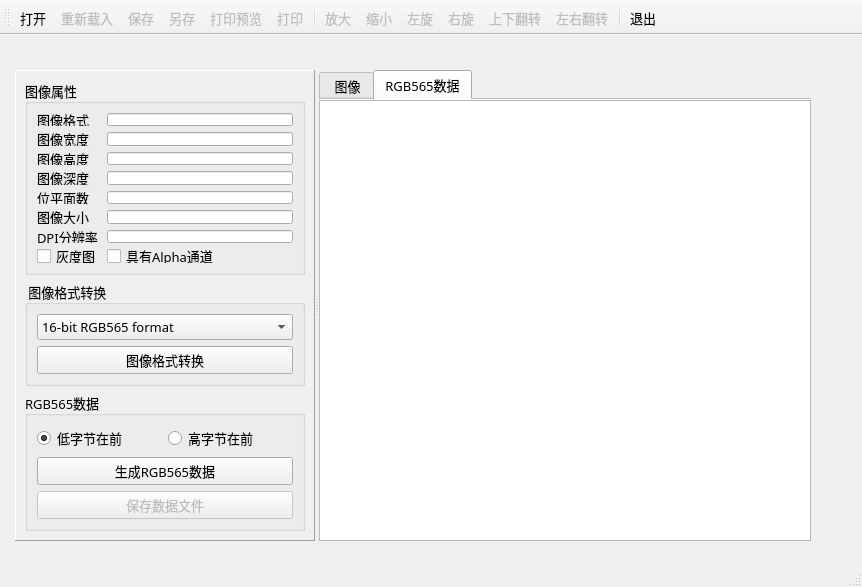
<?xml version="1.0" encoding="UTF-8"?>
<ui version="4.0">
 <class>MainWindow</class>
 <widget class="QMainWindow" name="MainWindow">
  <property name="geometry">
   <rect>
    <x>0</x>
    <y>0</y>
    <width>862</width>
    <height>587</height>
   </rect>
  </property>
  <property name="font">
   <font>
    <family>宋体</family>
    <pointsize>10</pointsize>
   </font>
  </property>
  <property name="windowTitle">
   <string>用QIamge进行图像处理</string>
  </property>
  <property name="iconSize">
   <size>
    <width>16</width>
    <height>16</height>
   </size>
  </property>
  <widget class="QWidget" name="centralwidget">
   <widget class="QSplitter" name="splitter">
    <property name="geometry">
     <rect>
      <x>15</x>
      <y>35</y>
      <width>796</width>
      <height>471</height>
     </rect>
    </property>
    <property name="orientation">
     <enum>Qt::Horizontal</enum>
    </property>
    <widget class="QFrame" name="frameLeft">
     <property name="enabled">
      <bool>true</bool>
     </property>
     <property name="maximumSize">
      <size>
       <width>300</width>
       <height>16777215</height>
      </size>
     </property>
     <property name="frameShape">
      <enum>QFrame::Panel</enum>
     </property>
     <property name="frameShadow">
      <enum>QFrame::Raised</enum>
     </property>
     <layout class="QVBoxLayout" name="verticalLayout_6">
      <item>
       <widget class="QGroupBox" name="groupBox">
        <property name="title">
         <string>图像属性</string>
        </property>
        <layout class="QFormLayout" name="formLayout_2">
         <item row="0" column="0">
          <widget class="QLabel" name="label_2">
           <property name="text">
            <string>图像格式</string>
           </property>
          </widget>
         </item>
         <item row="0" column="1">
          <widget class="QLineEdit" name="editImg_Format">
           <property name="readOnly">
            <bool>true</bool>
           </property>
          </widget>
         </item>
         <item row="1" column="0">
          <widget class="QLabel" name="label_3">
           <property name="text">
            <string>图像宽度</string>
           </property>
          </widget>
         </item>
         <item row="1" column="1">
          <widget class="QLineEdit" name="editImg_Width">
           <property name="readOnly">
            <bool>true</bool>
           </property>
          </widget>
         </item>
         <item row="2" column="0">
          <widget class="QLabel" name="label_4">
           <property name="text">
            <string>图像高度</string>
           </property>
          </widget>
         </item>
         <item row="2" column="1">
          <widget class="QLineEdit" name="editImg_Height">
           <property name="readOnly">
            <bool>true</bool>
           </property>
          </widget>
         </item>
         <item row="3" column="0">
          <widget class="QLabel" name="label_5">
           <property name="text">
            <string>图像深度</string>
           </property>
          </widget>
         </item>
         <item row="3" column="1">
          <widget class="QLineEdit" name="editImg_Depth">
           <property name="readOnly">
            <bool>true</bool>
           </property>
          </widget>
         </item>
         <item row="4" column="0">
          <widget class="QLabel" name="label_6">
           <property name="toolTip">
            <string>bitPlaneCount</string>
           </property>
           <property name="text">
            <string>位平面数</string>
           </property>
          </widget>
         </item>
         <item row="4" column="1">
          <widget class="QLineEdit" name="editImg_BitPlane">
           <property name="readOnly">
            <bool>true</bool>
           </property>
          </widget>
         </item>
         <item row="5" column="0">
          <widget class="QLabel" name="label">
           <property name="text">
            <string>图像大小</string>
           </property>
          </widget>
         </item>
         <item row="5" column="1">
          <widget class="QLineEdit" name="editImg_SizeByte">
           <property name="readOnly">
            <bool>true</bool>
           </property>
          </widget>
         </item>
         <item row="7" column="0">
          <widget class="QCheckBox" name="chkBox_GrayScale">
           <property name="enabled">
            <bool>true</bool>
           </property>
           <property name="text">
            <string>灰度图</string>
           </property>
          </widget>
         </item>
         <item row="7" column="1">
          <widget class="QCheckBox" name="chkBox_Alpha">
           <property name="text">
            <string>具有Alpha通道</string>
           </property>
          </widget>
         </item>
         <item row="6" column="1">
          <widget class="QLineEdit" name="editImg_DPM"/>
         </item>
         <item row="6" column="0">
          <widget class="QLabel" name="label_7">
           <property name="text">
            <string>DPI分辨率</string>
           </property>
          </widget>
         </item>
        </layout>
       </widget>
      </item>
      <item>
       <widget class="QGroupBox" name="groupBox_2">
        <property name="title">
         <string> 图像格式转换</string>
        </property>
        <layout class="QVBoxLayout" name="verticalLayout_5">
         <item>
          <widget class="QComboBox" name="comboFormat">
           <item>
            <property name="text">
             <string>16-bit RGB565 format</string>
            </property>
           </item>
           <item>
            <property name="text">
             <string>24-bit RGB888 format</string>
            </property>
           </item>
           <item>
            <property name="text">
             <string>32-bit RGB format</string>
            </property>
           </item>
           <item>
            <property name="text">
             <string>8-bit grayscale format</string>
            </property>
           </item>
           <item>
            <property name="text">
             <string>16-bit grayscale format</string>
            </property>
           </item>
           <item>
            <property name="text">
             <string>8-bit indexes into a colormap</string>
            </property>
           </item>
          </widget>
         </item>
         <item>
          <widget class="QPushButton" name="btnFormatConvert">
           <property name="text">
            <string>图像格式转换</string>
           </property>
           <property name="icon">
            <iconset resource="res.qrc">
             <normaloff>:/images/images/824.bmp</normaloff>:/images/images/824.bmp</iconset>
           </property>
          </widget>
         </item>
        </layout>
       </widget>
      </item>
      <item>
       <widget class="QGroupBox" name="groupBox_3">
        <property name="title">
         <string>RGB565数据</string>
        </property>
        <layout class="QVBoxLayout" name="verticalLayout_3">
         <item>
          <layout class="QHBoxLayout" name="horizontalLayout">
           <item>
            <widget class="QRadioButton" name="radioLSB">
             <property name="text">
              <string>低字节在前</string>
             </property>
             <property name="checked">
              <bool>true</bool>
             </property>
            </widget>
           </item>
           <item>
            <widget class="QRadioButton" name="radioMSB">
             <property name="text">
              <string>高字节在前</string>
             </property>
            </widget>
           </item>
          </layout>
         </item>
         <item>
          <widget class="QPushButton" name="btnGetRGB565">
           <property name="text">
            <string>生成RGB565数据</string>
           </property>
           <property name="icon">
            <iconset resource="res.qrc">
             <normaloff>:/images/images/116.bmp</normaloff>:/images/images/116.bmp</iconset>
           </property>
          </widget>
         </item>
         <item>
          <widget class="QPushButton" name="btnSaveDataFile">
           <property name="enabled">
            <bool>false</bool>
           </property>
           <property name="text">
            <string>保存数据文件</string>
           </property>
           <property name="icon">
            <iconset resource="res.qrc">
             <normaloff>:/images/images/save.bmp</normaloff>:/images/images/save.bmp</iconset>
           </property>
          </widget>
         </item>
        </layout>
       </widget>
      </item>
      <item>
       <spacer name="verticalSpacer">
        <property name="orientation">
         <enum>Qt::Vertical</enum>
        </property>
        <property name="sizeHint" stdset="0">
         <size>
          <width>20</width>
          <height>43</height>
         </size>
        </property>
       </spacer>
      </item>
     </layout>
    </widget>
    <widget class="QTabWidget" name="tabWidget">
     <property name="currentIndex">
      <number>1</number>
     </property>
     <property name="documentMode">
      <bool>true</bool>
     </property>
     <widget class="QWidget" name="tab">
      <attribute name="icon">
       <iconset resource="res.qrc">
        <normaloff>:/images/images/824.bmp</normaloff>:/images/images/824.bmp</iconset>
      </attribute>
      <attribute name="title">
       <string> 图像</string>
      </attribute>
      <layout class="QVBoxLayout" name="verticalLayout_4">
       <property name="bottomMargin">
        <number>0</number>
       </property>
       <item>
        <widget class="QScrollArea" name="scrollArea">
         <property name="widgetResizable">
          <bool>true</bool>
         </property>
         <widget class="QWidget" name="scrollAreaWidgetContents">
          <property name="geometry">
           <rect>
            <x>0</x>
            <y>0</y>
            <width>471</width>
            <height>436</height>
           </rect>
          </property>
          <layout class="QVBoxLayout" name="verticalLayout_2">
           <property name="spacing">
            <number>6</number>
           </property>
           <property name="leftMargin">
            <number>0</number>
           </property>
           <property name="topMargin">
            <number>0</number>
           </property>
           <property name="rightMargin">
            <number>0</number>
           </property>
           <property name="bottomMargin">
            <number>0</number>
           </property>
           <item>
            <widget class="QLabel" name="labPic">
             <property name="text">
              <string>图片</string>
             </property>
             <property name="alignment">
              <set>Qt::AlignCenter</set>
             </property>
            </widget>
           </item>
          </layout>
         </widget>
        </widget>
       </item>
      </layout>
     </widget>
     <widget class="QWidget" name="tab_2">
      <attribute name="icon">
       <iconset resource="res.qrc">
        <normaloff>:/images/images/116.bmp</normaloff>:/images/images/116.bmp</iconset>
      </attribute>
      <attribute name="title">
       <string>RGB565数据</string>
      </attribute>
      <layout class="QVBoxLayout" name="verticalLayout">
       <property name="leftMargin">
        <number>0</number>
       </property>
       <property name="topMargin">
        <number>0</number>
       </property>
       <property name="rightMargin">
        <number>0</number>
       </property>
       <property name="bottomMargin">
        <number>0</number>
       </property>
       <item>
        <widget class="QPlainTextEdit" name="plainText">
         <property name="font">
          <font>
           <family>宋体</family>
           <pointsize>12</pointsize>
          </font>
         </property>
        </widget>
       </item>
      </layout>
     </widget>
    </widget>
   </widget>
  </widget>
  <widget class="QStatusBar" name="statusbar"/>
  <widget class="QToolBar" name="toolBar">
   <property name="windowTitle">
    <string>toolBar</string>
   </property>
   <property name="toolButtonStyle">
    <enum>Qt::ToolButtonTextUnderIcon</enum>
   </property>
   <attribute name="toolBarArea">
    <enum>TopToolBarArea</enum>
   </attribute>
   <attribute name="toolBarBreak">
    <bool>false</bool>
   </attribute>
   <addaction name="actFile_Open"/>
   <addaction name="actFile_Reload"/>
   <addaction name="actFile_Save"/>
   <addaction name="actFile_SaveAs"/>
   <addaction name="actFile_Preview"/>
   <addaction name="actFile_Print"/>
   <addaction name="separator"/>
   <addaction name="actImg_ZoomIn"/>
   <addaction name="actImg_ZoomOut"/>
   <addaction name="actImg_RotateLeft"/>
   <addaction name="actImg_RotateRight"/>
   <addaction name="actImg_FlipUD"/>
   <addaction name="actImg_FlipLR"/>
   <addaction name="separator"/>
   <addaction name="actFile_Quit"/>
  </widget>
  <action name="actFile_Open">
   <property name="icon">
    <iconset resource="res.qrc">
     <normaloff>:/images/images/001.GIF</normaloff>:/images/images/001.GIF</iconset>
   </property>
   <property name="text">
    <string>打开</string>
   </property>
   <property name="toolTip">
    <string>打开文件</string>
   </property>
   <property name="shortcut">
    <string>Ctrl+O</string>
   </property>
  </action>
  <action name="actFile_Quit">
   <property name="icon">
    <iconset resource="res.qrc">
     <normaloff>:/images/images/132.bmp</normaloff>:/images/images/132.bmp</iconset>
   </property>
   <property name="text">
    <string>退出</string>
   </property>
   <property name="toolTip">
    <string>退出本系统</string>
   </property>
  </action>
  <action name="actFile_Save">
   <property name="enabled">
    <bool>false</bool>
   </property>
   <property name="icon">
    <iconset resource="res.qrc">
     <normaloff>:/images/images/save.bmp</normaloff>:/images/images/save.bmp</iconset>
   </property>
   <property name="text">
    <string>保存</string>
   </property>
   <property name="toolTip">
    <string>保存到当前文件</string>
   </property>
   <property name="shortcut">
    <string>Ctrl+S</string>
   </property>
  </action>
  <action name="actImg_RotateLeft">
   <property name="enabled">
    <bool>false</bool>
   </property>
   <property name="icon">
    <iconset resource="res.qrc">
     <normaloff>:/images/images/rotateleft.png</normaloff>:/images/images/rotateleft.png</iconset>
   </property>
   <property name="text">
    <string>左旋</string>
   </property>
   <property name="toolTip">
    <string>逆时针旋转90度</string>
   </property>
  </action>
  <action name="actImg_RotateRight">
   <property name="enabled">
    <bool>false</bool>
   </property>
   <property name="icon">
    <iconset resource="res.qrc">
     <normaloff>:/images/images/rotateright.png</normaloff>:/images/images/rotateright.png</iconset>
   </property>
   <property name="text">
    <string>右旋</string>
   </property>
   <property name="toolTip">
    <string>顺时针旋转90度</string>
   </property>
  </action>
  <action name="actImg_FlipUD">
   <property name="enabled">
    <bool>false</bool>
   </property>
   <property name="icon">
    <iconset resource="res.qrc">
     <normaloff>:/images/images/flip-vertical.ico</normaloff>:/images/images/flip-vertical.ico</iconset>
   </property>
   <property name="text">
    <string>上下翻转</string>
   </property>
   <property name="toolTip">
    <string>上下翻转</string>
   </property>
  </action>
  <action name="actImg_FlipLR">
   <property name="enabled">
    <bool>false</bool>
   </property>
   <property name="icon">
    <iconset resource="res.qrc">
     <normaloff>:/images/images/flip-horizontal.ico</normaloff>:/images/images/flip-horizontal.ico</iconset>
   </property>
   <property name="text">
    <string>左右翻转</string>
   </property>
   <property name="toolTip">
    <string>左右翻转</string>
   </property>
  </action>
  <action name="actFile_Reload">
   <property name="enabled">
    <bool>false</bool>
   </property>
   <property name="icon">
    <iconset resource="res.qrc">
     <normaloff>:/images/images/126.bmp</normaloff>:/images/images/126.bmp</iconset>
   </property>
   <property name="text">
    <string>重新载入</string>
   </property>
   <property name="toolTip">
    <string>重新载入图片</string>
   </property>
  </action>
  <action name="actFile_SaveAs">
   <property name="enabled">
    <bool>false</bool>
   </property>
   <property name="icon">
    <iconset resource="res.qrc">
     <normaloff>:/images/images/save-as24.png</normaloff>:/images/images/save-as24.png</iconset>
   </property>
   <property name="text">
    <string>另存</string>
   </property>
   <property name="toolTip">
    <string>另存图片文件</string>
   </property>
  </action>
  <action name="actFile_Print">
   <property name="enabled">
    <bool>false</bool>
   </property>
   <property name="icon">
    <iconset resource="res.qrc">
     <normaloff>:/images/images/print1.bmp</normaloff>:/images/images/print1.bmp</iconset>
   </property>
   <property name="text">
    <string>打印</string>
   </property>
   <property name="toolTip">
    <string>打印图片</string>
   </property>
  </action>
  <action name="actFile_Preview">
   <property name="enabled">
    <bool>false</bool>
   </property>
   <property name="icon">
    <iconset resource="res.qrc">
     <normaloff>:/images/images/preview1.bmp</normaloff>:/images/images/preview1.bmp</iconset>
   </property>
   <property name="text">
    <string>打印预览</string>
   </property>
   <property name="toolTip">
    <string>打印预览</string>
   </property>
   <property name="shortcut">
    <string>Ctrl+P</string>
   </property>
  </action>
  <action name="actImg_ZoomIn">
   <property name="enabled">
    <bool>false</bool>
   </property>
   <property name="icon">
    <iconset resource="res.qrc">
     <normaloff>:/images/images/zoomin.png</normaloff>:/images/images/zoomin.png</iconset>
   </property>
   <property name="text">
    <string>放大</string>
   </property>
   <property name="toolTip">
    <string>放大图片</string>
   </property>
   <property name="shortcut">
    <string>Ctrl+Up</string>
   </property>
  </action>
  <action name="actImg_ZoomOut">
   <property name="enabled">
    <bool>false</bool>
   </property>
   <property name="icon">
    <iconset resource="res.qrc">
     <normaloff>:/images/images/zoomout.png</normaloff>:/images/images/zoomout.png</iconset>
   </property>
   <property name="text">
    <string>缩小</string>
   </property>
   <property name="toolTip">
    <string>缩小图片</string>
   </property>
   <property name="shortcut">
    <string>Ctrl+Down</string>
   </property>
  </action>
 </widget>
 <resources>
  <include location="res.qrc"/>
 </resources>
 <connections>
  <connection>
   <sender>actFile_Quit</sender>
   <signal>triggered()</signal>
   <receiver>MainWindow</receiver>
   <slot>close()</slot>
   <hints>
    <hint type="sourcelabel">
     <x>-1</x>
     <y>-1</y>
    </hint>
    <hint type="destinationlabel">
     <x>346</x>
     <y>235</y>
    </hint>
   </hints>
  </connection>
 </connections>
</ui>
